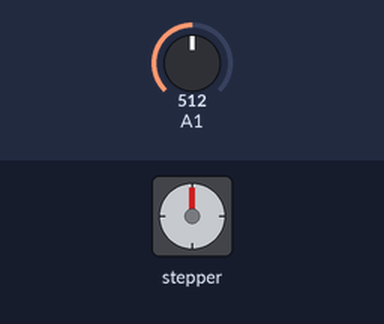
The sketch below on a simulated Arduino Uno, built with avr-gcc and run on an emulated ATmega328P. Parts: stepper motor. Wiring (inferred from the names in the program): stepper motor (2048 steps per turn assumed): coils pin 0, pin 1, pin 3, pin 4. Inputs (shaded band) come from the test bench; at power-on: A1 = 512.

Above: at 1.2 s.
1.3 s: A1 set to 585
2.8 s: A1 set to 615
At 4.66 s:
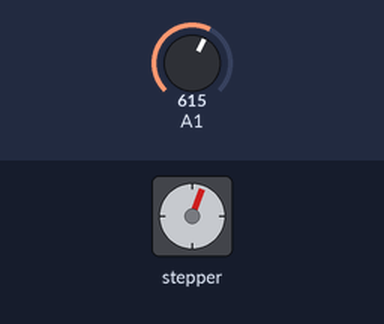
5.8 s: A1 set to 590
At 5.8 s:
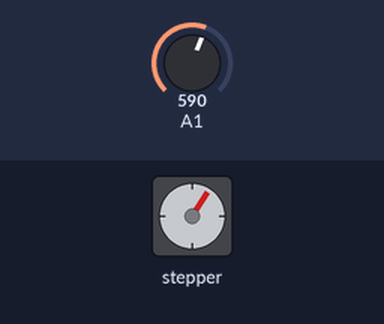
7.3 s: A1 set to 610
At 8.42 s:
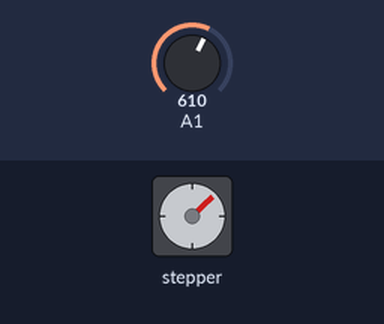
10.3 s: A1 set to 511
At 10.3 s:
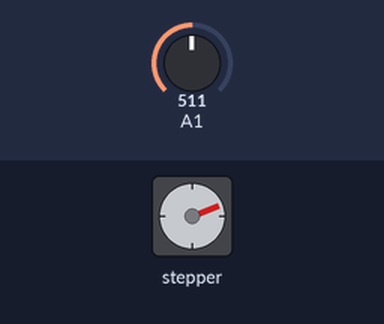
Timing chart, 0 to 12.8 s (numbered marks = the images above; inputs shaded):
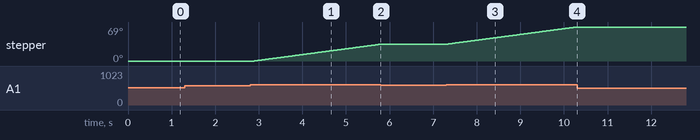

The sketch:

Tracker.ino
```cpp
int bluePin = 0;    //IN1 on the ULN2003 Board, BLUE end of the Blue/Yellow motor coil
int pinkPin = 1;    //IN2 on the ULN2003 Board, PINK end of the Pink/Orange motor coil
int yellowPin = 3;  //IN3 on the ULN2003 Board, YELLOW end of the Blue/Yellow motor coil
int orangePin = 4;  //IN4 on the ULN2003 Board, ORANGE end of the Pink/Orange motor coil
//going up
//Keeps track of the current step.
//We'll use a zero based index.
int currentStep = 0;
word aread;

void onestep() {
  switch(currentStep){
    case 0:
      digitalWrite(bluePin, HIGH);
      digitalWrite(pinkPin, HIGH);
      digitalWrite(yellowPin, LOW);
      digitalWrite(orangePin, LOW);

      break;
    case 1:
      digitalWrite(bluePin, LOW);
      digitalWrite(pinkPin, HIGH);
      digitalWrite(yellowPin, HIGH);
      digitalWrite(orangePin, LOW);

      break;
    case 2:
      digitalWrite(bluePin, LOW);
      digitalWrite(pinkPin, LOW);
      digitalWrite(yellowPin, HIGH);
      digitalWrite(orangePin, HIGH);
      break;
    case 3:

      digitalWrite(bluePin, HIGH);
      digitalWrite(pinkPin, LOW);
      digitalWrite(yellowPin, LOW);
      digitalWrite(orangePin, HIGH);
      break;
  }
}

void setup() {

  pinMode(bluePin, OUTPUT);
  pinMode(pinkPin, OUTPUT);
  pinMode(yellowPin, OUTPUT);
  pinMode(orangePin,OUTPUT);

  digitalWrite(bluePin, LOW);
  digitalWrite(pinkPin, LOW);
  digitalWrite(yellowPin, LOW);
  digitalWrite(orangePin, LOW);
}

void loop() {

  if (analogRead(A1)<400) {
  //CCW
  currentStep = (--currentStep >= 0) ? currentStep : 3;
  onestep();
  }
  else {
    if (analogRead(A1)>600){
    //CW
    currentStep = (++currentStep < 4) ? currentStep : 0;
    onestep();
    }
  else {
  digitalWrite(bluePin, LOW);
  digitalWrite(pinkPin, LOW);
  digitalWrite(yellowPin, LOW);
  digitalWrite(orangePin, LOW);
    }
  }

    //2000 microseconds, or 2 milliseconds seems to be
  //about the shortest delay that is usable.  Anything
  //lower and the motor starts to freeze.
  delay(15);
}
```

Measured:
- the behaviour switches between 600 and 601 on A1 (found by bisection; images 0 and 1)
- after the input at 1.3 s, every drawn part: stays the same
- after the input at 2.8 s, stepper: keeps turning clockwise at about 12°/s, starting after 0.09 s
- after the input at 5.8 s, stepper: stops changing and stays 34°
- after the input at 7.3 s, stepper: keeps turning clockwise at about 12°/s, starting at once
- after the input at 10.3 s, stepper: stops changing and stays 69°
